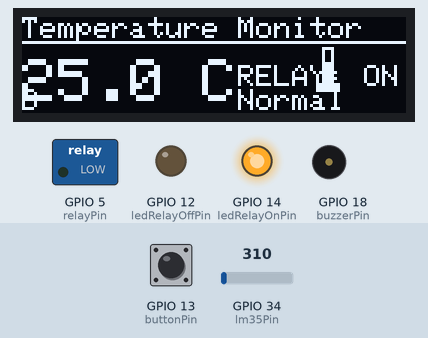
The sketch below on a simulated ESP32. Parts: 128×32 one-colour display, switched loads named in the sketch (green lamp = pin HIGH), output pins drawn as LEDs (lit = HIGH), buzzer (waves = sounding). Inputs (shaded band) come from the test bench; at power-on: GPIO 34 (lm35Pin) = 310, GPIO 13 (buttonPin) HIGH (analog values on the 0–4095 scale). WiFi joins after 1.5 s; servers stay silent unless stated; what the sketch prints to the serial monitor is not drawn.

Above: at 8.4 s.
8.5 s: GPIO 34 (lm35Pin) set to 412
At 9.9 s:
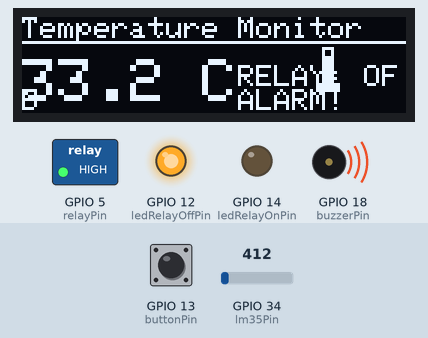
12.0 s: GPIO 13 (buttonPin) pulled LOW for 0.15 s
At 14.0 s:
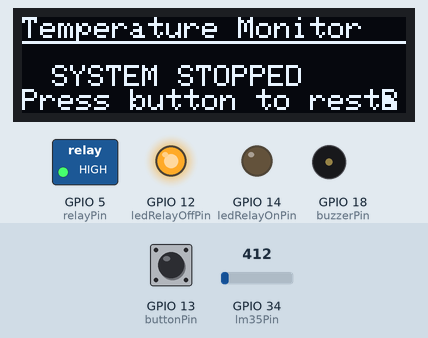
14.7 s: GPIO 13 (buttonPin) pulled LOW for 1 s
At 15.5 s:
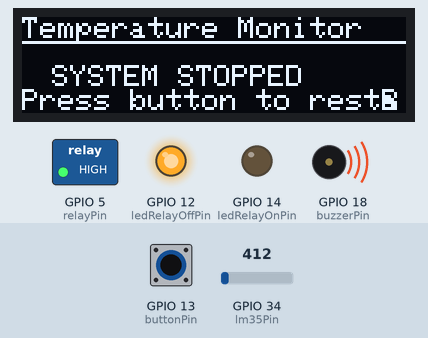
17.2 s: GPIO 34 (lm35Pin) set to 372
At 21.1 s:
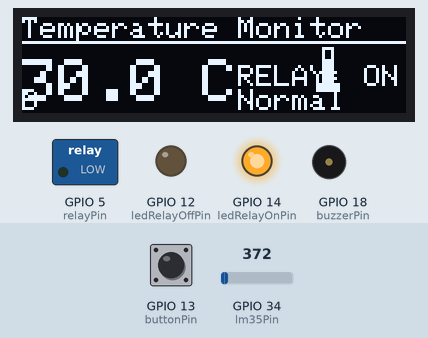
21.6 s: GPIO 13 (buttonPin) pulled LOW for 0.15 s
At 21.87 s:
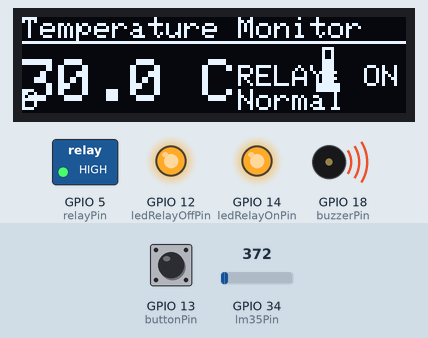
24.4 s: GPIO 13 (buttonPin) pulled LOW for 3.2 s
At 24.67 s:
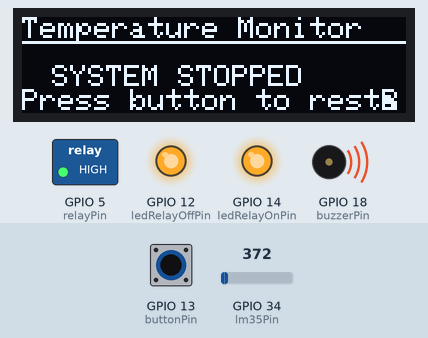
Timing chart, 0 to 27.4 s (numbered marks = the images above; inputs shaded):
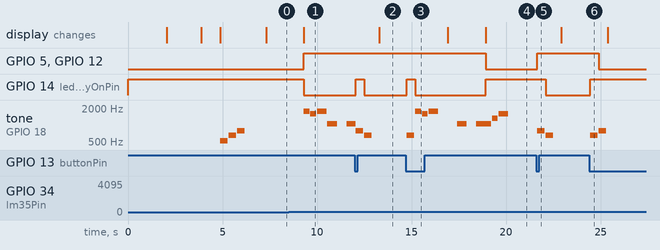

The sketch:

LM_35_temp_monitoring.ino
```cpp
// Define Blynk template information BEFORE including Blynk libraries
#define BLYNK_TEMPLATE_ID "TMPL3MCE-W-US"
#define BLYNK_TEMPLATE_NAME "TempControl"
#define BLYNK_AUTH_TOKEN "rpbJiYaLbjx23ra69y84uos5Xge_dRlS"

#include <Arduino.h>
#include <Wire.h>
#include <Adafruit_GFX.h>
#include <Adafruit_SSD1306.h>
#include "pitches.h"
#include <WiFi.h>
#include <BlynkSimpleEsp32.h>

// Your WiFi credentials
// Set password to "" for open networks
char ssid[] = "vivo V29";
char pass[] = "        ";

// OLED display configuration
#define SCREEN_WIDTH 128
#define SCREEN_HEIGHT 32
#define OLED_RESET    -1
#define SCREEN_ADDRESS 0x3C
Adafruit_SSD1306 display(SCREEN_WIDTH, SCREEN_HEIGHT, &Wire, OLED_RESET);

// Pin definitions
const int lm35Pin = 34;     // LM35 temperature sensor
const int relayPin = 5;     // Relay
const int buttonPin = 13;   // Push button
const int buzzerPin = 18;   // Buzzer
const int ledRelayOnPin = 14;  // LED for relay ON (LOW)
const int ledRelayOffPin = 12; // LED for relay OFF (HIGH)

// Constants
const float referenceVoltage = 3.3;
const float temperatureThreshold = 30.0;
const unsigned long updateInterval = 2000;
const unsigned long debounceDelay = 50;
const unsigned long alarmInterval = 1000;
const unsigned long blynkUpdateInterval = 1000; // Blynk update interval

// Variables
float temperature;
float voltage;
bool systemActive = true;
bool alarmTriggered = false;
bool buttonPressed = false;
bool relayLocked = false;
bool previousOverheatState = false; // Track previous overheat state
unsigned long lastUpdateTime = 0;
unsigned long lastButtonTime = 0;
unsigned long lastAlarmTime = 0;
unsigned long lastBlynkUpdateTime = 0; // Last Blynk update timestamp
int buttonState = HIGH;  // Initialize buttonState
int lastButtonState = HIGH;
bool blynkConnected = false;

// Buzzer melody for alarm - INCREASED DURATION
int alarmMelody[] = {NOTE_C6, NOTE_C6};
int alarmDurations[] = {500, 500};  // Increased from 200 to 500
int alarmNotes = 2;
int currentNote = 0;

// Overheat buzzer melody - NEW
int overheatMelody[] = {NOTE_A6, NOTE_G6, NOTE_A6};
int overheatDurations[] = {300, 300, 500};
int overheatNotes = 3;

// Blynk virtual pins
#define VPIN_TEMPERATURE V0
#define VPIN_RELAY_STATUS V1
#define VPIN_SYSTEM_STATUS V2
#define VPIN_VOLTAGE V3
#define VPIN_OVERHEAT_STATUS V4
#define VPIN_SYSTEM_TOGGLE V5

// Function prototypes
void toggleSystem();
void updateBlynk();
void playOverheatAlarm();
void playRecoverySound();
void updateDisplay(int adcValue, float voltage, float temperature);
void displaySystemStopped();

// Handle Blynk system toggle button
BLYNK_WRITE(VPIN_SYSTEM_TOGGLE) {
  int value = param.asInt();

  if ((value == 1 && !systemActive) || (value == 0 && systemActive)) {
    // When Blynk button state changes, simulate a physical button press
    toggleSystem();
  }
}

void setup() {
  Serial.begin(115200);

  pinMode(relayPin, OUTPUT);
  pinMode(buttonPin, INPUT_PULLUP);
  pinMode(buzzerPin, OUTPUT);
  pinMode(ledRelayOnPin, OUTPUT);
  pinMode(ledRelayOffPin, OUTPUT);

  // REVERSED: Relay starts ON (LOW)
  digitalWrite(relayPin, LOW);
  digitalWrite(ledRelayOnPin, HIGH);
  digitalWrite(ledRelayOffPin, LOW);

  analogReadResolution(12);

  if(!display.begin(SSD1306_SWITCHCAPVCC, SCREEN_ADDRESS)) {
    Serial.println(F("SSD1306 allocation failed"));
    for(;;);
  }

  display.clearDisplay();
  display.setTextSize(1);
  display.setTextColor(SSD1306_WHITE);
  display.setCursor(0, 0);
  display.println(F("Temperature"));
  display.println(F("Monitoring"));
  display.println(F("System"));
  display.display();
  delay(2000);

  // Connect to Blynk
  display.clearDisplay();
  display.setTextSize(1);
  display.setTextColor(SSD1306_WHITE);
  display.setCursor(0, 0);
  display.println(F("Connecting to WiFi"));
  display.println(ssid);
  display.display();

  // Set WiFi to station mode
  WiFi.mode(WIFI_STA);

  // Start Blynk connection
  Blynk.begin(BLYNK_AUTH_TOKEN, ssid, pass);

  // Check if connected to Blynk
  if (Blynk.connected()) {
    blynkConnected = true;
    display.clearDisplay();
    display.setCursor(0, 0);
    display.println(F("Connected to Blynk!"));
    display.display();
    delay(1000);
  } else {
    display.clearDisplay();
    display.setCursor(0, 0);
    display.println(F("Blynk connection failed"));
    display.println(F("Continuing offline"));
    display.display();
    delay(2000);
  }

  display.clearDisplay();
  display.setTextSize(1);
  display.setTextColor(SSD1306_WHITE);
  display.setCursor(0, 0);
  display.println(F("Temperature Monitor"));
  display.println(F("Starting..."));
  display.println(F("Threshold: "));
  display.print(temperatureThreshold);
  display.println(F(" C"));
  display.display();

  // Increased duration for startup sounds
  tone(buzzerPin, NOTE_C5, 400);
  delay(450);
  tone(buzzerPin, NOTE_E5, 400);
  delay(450);
  tone(buzzerPin, NOTE_G5, 400);
  delay(500);
  noTone(buzzerPin);

  // Update Blynk with initial values
  if (blynkConnected) {
    Blynk.virtualWrite(VPIN_SYSTEM_STATUS, systemActive ? 1 : 0);
    Blynk.virtualWrite(VPIN_RELAY_STATUS, digitalRead(relayPin) == LOW ? "ON" : "OFF");
    Blynk.virtualWrite(VPIN_SYSTEM_TOGGLE, systemActive ? 1 : 0);
  }

  delay(1000);
}

void loop() {
  // Run Blynk process
  if (blynkConnected) {
    Blynk.run();
  }

  checkButton();

  if (systemActive) {
    if (millis() - lastUpdateTime >= updateInterval) {
      lastUpdateTime = millis();

      int adcValue = analogRead(lm35Pin);
      voltage = (adcValue / 4095.0) * referenceVoltage;

      // Fixed temperature calculation
      temperature = voltage * 100.0; // Removed the +10 offset

      Serial.print("ADC Value: ");
      Serial.print(adcValue);
      Serial.print(" | Voltage: ");
      Serial.print(voltage, 3);
      Serial.print("V | Temperature: ");
      Serial.print(temperature, 2);
      Serial.print("°C | System: ");
      Serial.println(systemActive ? "ACTIVE" : "STOPPED");
      Serial.print("Relay Locked: ");
      Serial.println(relayLocked ? "YES" : "NO");

      updateDisplay(adcValue, voltage, temperature);

      // REVERSED RELAY OPERATION: Check temperature against threshold and control relay
      bool currentOverheatState = (temperature > temperatureThreshold);

      if (currentOverheatState && !relayLocked) {
        // REVERSED: For overheat, turn OFF relay (HIGH)
        digitalWrite(relayPin, HIGH);

        // For overheat, turn on first LED only
        digitalWrite(ledRelayOnPin, LOW);
        digitalWrite(ledRelayOffPin, HIGH);

        alarmTriggered = true;

        // Play overheat buzzer melody when temperature first exceeds threshold
        if (!previousOverheatState) {
          playOverheatAlarm();
        }

        Serial.println("RELAY DEACTIVATED - HIGH TEMPERATURE");
      } else if (!relayLocked) {
        // REVERSED: For normal operation, turn ON relay (LOW)
        digitalWrite(relayPin, LOW);

        // For normal operation, turn on second LED only
        digitalWrite(ledRelayOnPin, HIGH);
        digitalWrite(ledRelayOffPin, LOW);

        // Play recovery sound if transitioning from overheat to normal
        if (previousOverheatState && !currentOverheatState) {
          playRecoverySound();
        }

        alarmTriggered = false;
        noTone(buzzerPin);
        currentNote = 0;
      }

      previousOverheatState = currentOverheatState;
    }

    // Continue sounding alarm until temperature returns to normal
    if (alarmTriggered && (millis() - lastAlarmTime > alarmDurations[currentNote])) {
      lastAlarmTime = millis();
      if (currentNote % 2 == 0) {
        // Increased buzzer sound duration
        tone(buzzerPin, alarmMelody[currentNote / 2 % alarmNotes], alarmDurations[currentNote]);
      } else {
        noTone(buzzerPin);
      }
      currentNote = (currentNote + 1) % (alarmNotes * 2);
    }
  } else {
    if (millis() - lastUpdateTime >= updateInterval) {
      lastUpdateTime = millis();

      // When system is stopped, relay is OFF (HIGH)
      digitalWrite(relayPin, HIGH);
      digitalWrite(ledRelayOnPin, LOW);
      digitalWrite(ledRelayOffPin, HIGH);

      noTone(buzzerPin);

      displaySystemStopped();
    }
  }

  // Update Blynk with current values
  if (blynkConnected && (millis() - lastBlynkUpdateTime >= blynkUpdateInterval)) {
    lastBlynkUpdateTime = millis();
    updateBlynk();
  }
}

void updateBlynk() {
  // Update temperature value
  Blynk.virtualWrite(VPIN_TEMPERATURE, temperature);

  // Update voltage value
  Blynk.virtualWrite(VPIN_VOLTAGE, voltage);

  // Update relay status
  Blynk.virtualWrite(VPIN_RELAY_STATUS, digitalRead(relayPin) == LOW ? "ON" : "OFF");

  // Update system status
  Blynk.virtualWrite(VPIN_SYSTEM_STATUS, systemActive ? "ACTIVE" : "STOPPED");

  // Update overheat status
  Blynk.virtualWrite(VPIN_OVERHEAT_STATUS, temperature > temperatureThreshold ? "OVERHEAT" : "NORMAL");

  // Make sure the Blynk app button state matches actual system state
  Blynk.virtualWrite(VPIN_SYSTEM_TOGGLE, systemActive ? 1 : 0);
}

void toggleSystem() {
  // When button is pressed, turn off relay (HIGH)
  digitalWrite(relayPin, HIGH);

  // When button is pressed, turn on BOTH LEDs
  digitalWrite(ledRelayOnPin, HIGH);
  digitalWrite(ledRelayOffPin, HIGH);

  noTone(buzzerPin);

  systemActive = !systemActive;

  if (systemActive) {
    relayLocked = false;  // Unlock relay when system is active

    // Increased buzzer duration
    tone(buzzerPin, NOTE_E5, 400);
    delay(450);
    tone(buzzerPin, NOTE_G5, 400);

    // After button operation, return to appropriate LED state
    if (temperature > temperatureThreshold) {
      // Overheat condition - relay OFF (HIGH)
      digitalWrite(relayPin, HIGH);
      digitalWrite(ledRelayOnPin, LOW);
      digitalWrite(ledRelayOffPin, HIGH);
      alarmTriggered = true;
      playOverheatAlarm();
    } else {
      // Normal condition - relay ON (LOW)
      digitalWrite(relayPin, LOW);
      digitalWrite(ledRelayOnPin, HIGH);
      digitalWrite(ledRelayOffPin, LOW);
    }
  } else {
    relayLocked = true;  // Lock relay when system stopped

    // Increased buzzer duration
    tone(buzzerPin, NOTE_G5, 400);
    delay(450);
    tone(buzzerPin, NOTE_E5, 400);

    // System stopped, relay OFF (HIGH)
    digitalWrite(relayPin, HIGH);
    digitalWrite(ledRelayOnPin, LOW);
    digitalWrite(ledRelayOffPin, HIGH);
  }
  delay(450);
  noTone(buzzerPin);

  // Update Blynk immediately after system state change
  if (blynkConnected) {
    updateBlynk();
  }
}

void checkButton() {
  int reading = digitalRead(buttonPin);

  if (reading != lastButtonState) {
    lastButtonTime = millis();
  }

  if ((millis() - lastButtonTime) > debounceDelay) {
    if (reading != buttonState) {
      buttonState = reading;

      if (buttonState == LOW) {
        toggleSystem();
      }
    }
  }
  lastButtonState = reading;
}

// Function to play the overheat alarm melody
void playOverheatAlarm() {
  for (int i = 0; i < overheatNotes; i++) {
    tone(buzzerPin, overheatMelody[i], overheatDurations[i]);
    delay(overheatDurations[i] + 50); // Add a small delay between notes
  }
  noTone(buzzerPin);
}

// Function to play recovery sound when temperature returns to normal
void playRecoverySound() {
  tone(buzzerPin, NOTE_C6, 300);
  delay(350);
  tone(buzzerPin, NOTE_E6, 300);
  delay(350);
  tone(buzzerPin, NOTE_G6, 500);
  delay(550);
  noTone(buzzerPin);
}

void updateDisplay(int adcValue, float voltage, float temperature) {
  display.clearDisplay();
  display.setTextSize(1);
  display.setTextColor(SSD1306_WHITE);
  display.setCursor(0, 0);
  display.println(F("Temperature Monitor"));
  display.drawLine(0, 8, display.width(), 8, SSD1306_WHITE);

  display.setTextSize(2);
  display.setCursor(0, 14);
  display.print(temperature, 1);
  display.print(F(" C"));

  display.drawRect(100, 10, 4, 12, SSD1306_WHITE);
  display.fillRect(100, 22-(int)((temperature < 40.0 ? temperature : 40.0)/40.0*12), 4, (int)((temperature < 40.0 ? temperature : 40.0)/40.0*12), SSD1306_WHITE);
  display.fillRect(98, 22, 8, 3, SSD1306_WHITE);

  display.setTextSize(1);
  display.setCursor(72, 16);
  // REVERSED: Display logic for relay status
  if (temperature > temperatureThreshold && systemActive && !relayLocked) {
    display.print(F("RELAY: OFF"));
    display.setCursor(72, 24);
    display.print(F("ALARM!"));
  } else if (systemActive && !relayLocked) {
    display.print(F("RELAY: ON"));
    display.setCursor(72, 24);
    display.print(F("Normal"));
  } else {
    display.print(F("RELAY: OFF"));
    display.setCursor(72, 24);
    display.print(F("Locked"));
  }

  // Show Blynk status
  if (blynkConnected) {
    display.setCursor(0, 24);
    display.print(F("B")); // Indicator for Blynk connection
  }

  display.display();
}

void displaySystemStopped() {
  display.clearDisplay();
  display.setTextSize(1);
  display.setTextColor(SSD1306_WHITE);
  display.setCursor(0, 0);
  display.println(F("Temperature Monitor"));
  display.drawLine(0, 8, display.width(), 8, SSD1306_WHITE);
  display.setCursor(10, 16);
  display.println(F("SYSTEM STOPPED"));
  display.setCursor(0, 24);
  display.println(F("Press button to restart"));

  // Show Blynk status
  if (blynkConnected) {
    display.setCursor(120, 24);
    display.print(F("B")); // Indicator for Blynk connection
  }

  display.display();
}
```

pitches.h
```cpp
/*************************************************
 * Public Constants
 *************************************************/

#define NOTE_B0  31
#define NOTE_C1  33
#define NOTE_CS1 35
#define NOTE_D1  37
#define NOTE_DS1 39
#define NOTE_E1  41
#define NOTE_F1  44
#define NOTE_FS1 46
#define NOTE_G1  49
#define NOTE_GS1 52
#define NOTE_A1  55
#define NOTE_AS1 58
#define NOTE_B1  62
#define NOTE_C2  65
#define NOTE_CS2 69
#define NOTE_D2  73
#define NOTE_DS2 78
#define NOTE_E2  82
#define NOTE_F2  87
#define NOTE_FS2 93
#define NOTE_G2  98
#define NOTE_GS2 104
#define NOTE_A2  110
#define NOTE_AS2 117
#define NOTE_B2  123
#define NOTE_C3  131
#define NOTE_CS3 139
#define NOTE_D3  147
#define NOTE_DS3 156
#define NOTE_E3  165
#define NOTE_F3  175
#define NOTE_FS3 185
#define NOTE_G3  196
#define NOTE_GS3 208
#define NOTE_A3  220
#define NOTE_AS3 233
#define NOTE_B3  247
#define NOTE_C4  262
#define NOTE_CS4 277
#define NOTE_D4  294
#define NOTE_DS4 311
#define NOTE_E4  330
#define NOTE_F4  349
#define NOTE_FS4 370
#define NOTE_G4  392
#define NOTE_GS4 415
#define NOTE_A4  440
#define NOTE_AS4 466
#define NOTE_B4  494
#define NOTE_C5  523
#define NOTE_CS5 554
#define NOTE_D5  587
#define NOTE_DS5 622
#define NOTE_E5  659
#define NOTE_F5  698
#define NOTE_FS5 740
#define NOTE_G5  784
#define NOTE_GS5 831
#define NOTE_A5  880
#define NOTE_AS5 932
#define NOTE_B5  988
#define NOTE_C6  1047
#define NOTE_CS6 1109
#define NOTE_D6  1175
#define NOTE_DS6 1245
#define NOTE_E6  1319
#define NOTE_F6  1397
#define NOTE_FS6 1480
#define NOTE_G6  1568
#define NOTE_GS6 1661
#define NOTE_A6  1760
#define NOTE_AS6 1865
#define NOTE_B6  1976
#define NOTE_C7  2093
#define NOTE_CS7 2217
#define NOTE_D7  2349
#define NOTE_DS7 2489
#define NOTE_E7  2637
#define NOTE_F7  2794
#define NOTE_FS7 2960
#define NOTE_G7  3136
#define NOTE_GS7 3322
#define NOTE_A7  3520
#define NOTE_AS7 3729
#define NOTE_B7  3951
#define NOTE_C8  4186
#define NOTE_CS8 4435
#define NOTE_D8  4699
#define NOTE_DS8 4978
```

Measured:
- the behaviour switches between 372 and 373 on GPIO 34 (lm35Pin) (found by bisection; images 0 and 1)
- after the input at 8.5 s, GPIO 5 (relayPin), GPIO 12 (ledRelayOffPin): LOW → HIGH after 0.80 s; GPIO 14 (ledRelayOnPin): HIGH → LOW after 0.80 s; tone on GPIO 18 (buzzerPin): plays 1760 Hz for 0.30 s, 1568 Hz for 0.30 s, 1760 Hz for 0.50 s, 1047 Hz for 0.50 s, 1047 Hz for 0.44 s, starting after 0.80 s; the display: changes after 0.80 s (image 1)
- after the input at 12.0 s, GPIO 14 (ledRelayOnPin): LOW → HIGH after 0.05 s, → LOW 0.45 s later; the display: changes after 1.3 s (image 2)
- after the input at 14.7 s, GPIO 14 (ledRelayOnPin): LOW → HIGH after 0.05 s, → LOW 0.45 s later; tone on GPIO 18 (buzzerPin): plays 659 Hz for 0.40 s, 1760 Hz for 0.30 s, 1568 Hz for 0.30 s, 1760 Hz for 0.50 s, starting after 0.05 s
- after the input at 17.2 s, GPIO 5 (relayPin), GPIO 12 (ledRelayOffPin): HIGH → LOW after 1.7 s; GPIO 14 (ledRelayOnPin): LOW → HIGH after 1.7 s; the display: changes after 1.7 s (image 4)
- after the input at 21.6 s, GPIO 5 (relayPin), GPIO 12 (ledRelayOffPin): LOW → HIGH after 0.05 s; GPIO 14 (ledRelayOnPin): HIGH → LOW after 0.50 s; tone on GPIO 18 (buzzerPin): silent → 784 Hz after 0.05 s, → silent 0.40 s later, → 659 Hz 0.05 s later, → silent 0.40 s later
- after the input at 24.4 s, GPIO 5 (relayPin), GPIO 12 (ledRelayOffPin): HIGH → LOW after 0.50 s; GPIO 14 (ledRelayOnPin): LOW → HIGH after 0.05 s; tone on GPIO 18 (buzzerPin): silent → 659 Hz after 0.05 s, → silent 0.40 s later, → 784 Hz 0.05 s later, → silent 0.40 s later
